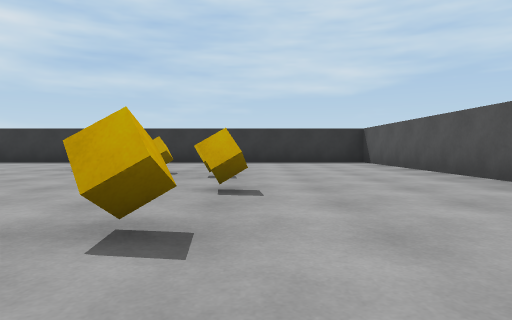
view 1 (above)

16 first-person views from a walk through a Unity game level. The camera is 0.62 m above the floor, tilts 2° down and sees 75° across. The floor is counted in squares, 2 m on a side. Each view is taken from the middle of a square. On the plan, view 1 faces up. The plan holds only what a view shows up to about 9 squares ahead; the rest is blank. The player character is not drawn. Surface patterns are stand-ins for the level's own textures.

view 2
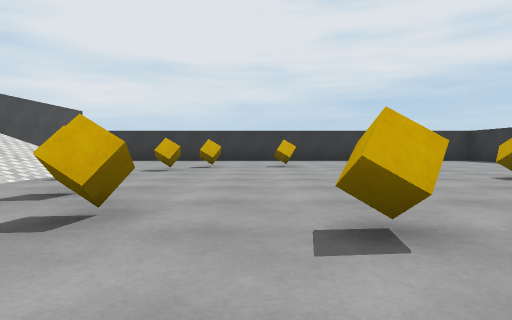

view 3
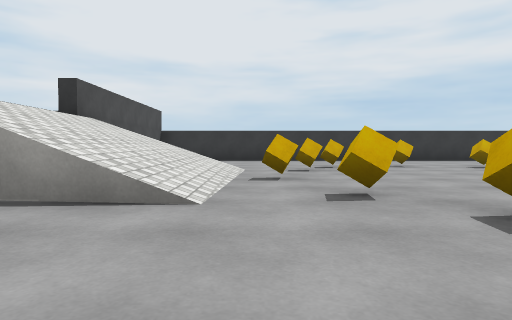

view 4
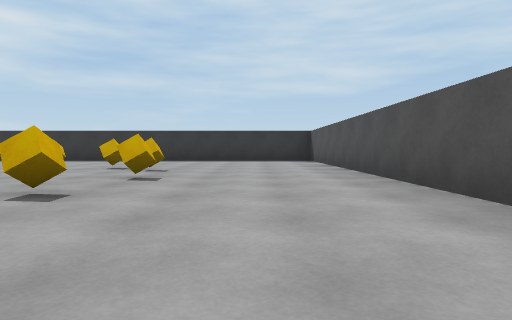

view 5
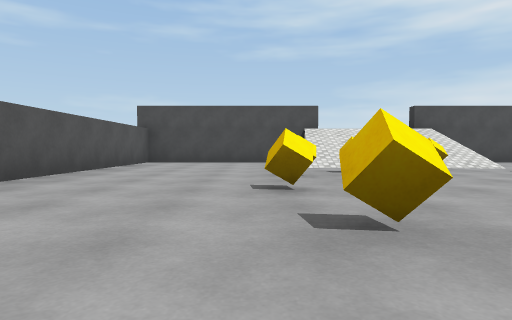

view 6
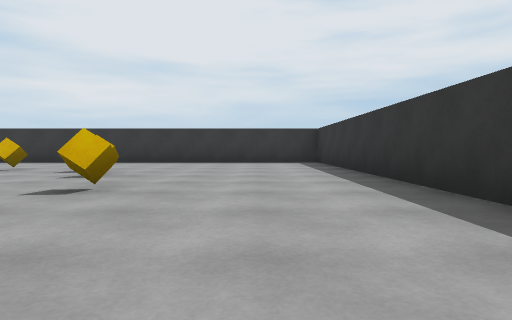

view 7
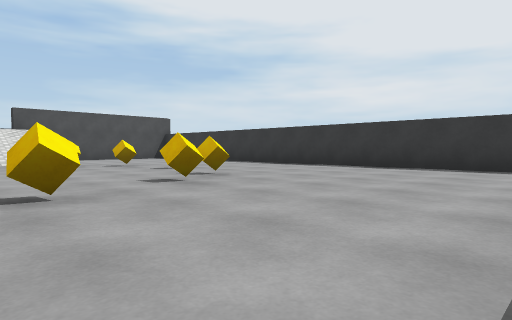

view 8
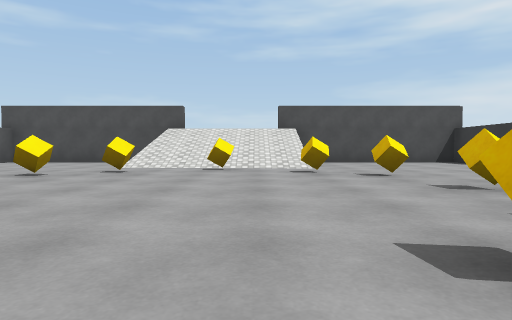

view 9
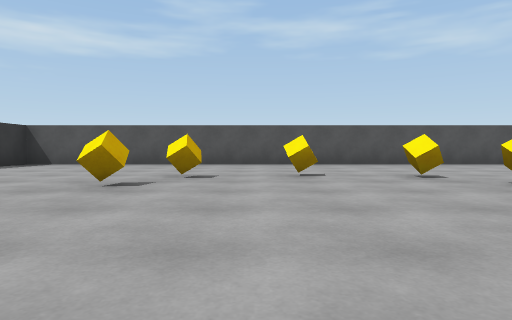

view 10
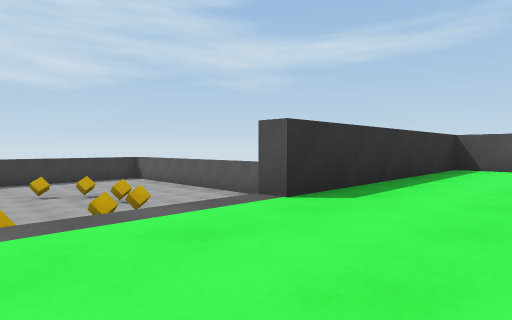

view 11
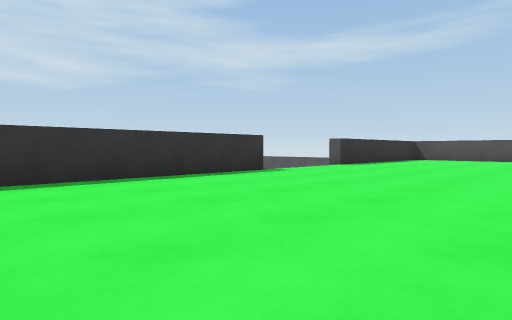

view 12
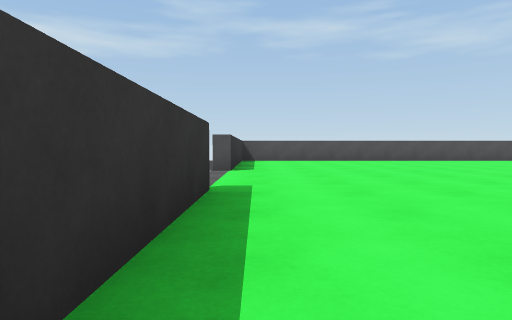

view 13
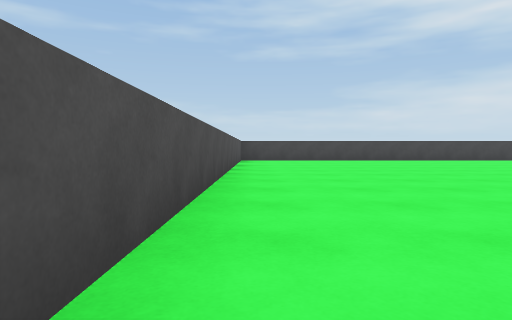

view 14
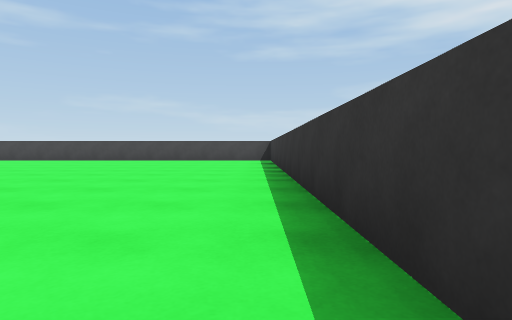

view 15
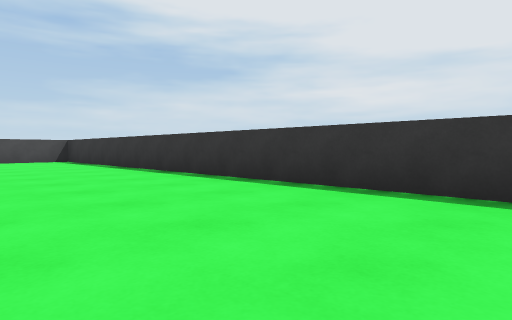

view 16
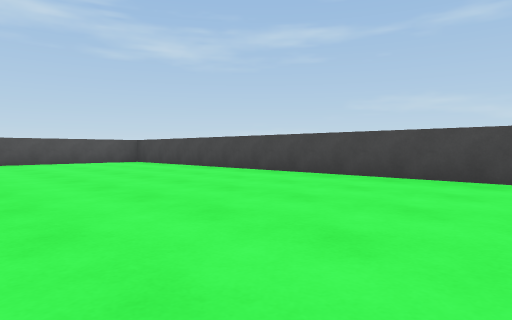

### Floor plan
Key: @ floor where view 1 was taken; # wall or solid block; . main floor; - floor 1.5 m lower than the main floor; / step, stairs or slope; C cube.
Columns run from 8 left of view 1 to 3 right of it. Each row starts with its distance up from view 1.
  8 ############
  7 #----------#
  6 #----------#
  5 #-----C----#
  4 #---C--CC--#
  3 #--C----C--#
  2 #----------#
  1 #---C--CC--#
  0 #-----C-@--#
 -1 #---////---#
 -2 #####//#####
 -3  ..........#
 -4 #..........#
 -5 #..........#
 -6 #..........#
 -7 #....  ....#
 -8 #....  ....#
 -9 #..........#
-10 #..........#
-11 #..........#
-12 #..........#
-13 ############

Where each view was taken, in squares from view 1:
view 1: 0 up, 0 right, facing up
view 2: 2 up, 1 right, facing left
view 3: 0 up, 1 right, facing left
view 4: 1 down, 1 right, facing up
view 5: 5 up, 0 right, facing down
view 6: 6 up, 0 right, facing left
view 7: 7 up, 2 left, facing down-left
view 8: 5 up, 3 left, facing down
view 9: 3 up, 4 left, facing right
view 10: 4 down, 3 left, facing up-right
view 11: 6 down, 7 left, facing up-right
view 12: 3 down, 6 left, facing right
view 13: 4 down, 2 right, facing down
view 14: 4 down, 7 left, facing down
view 15: 4 down, 5 left, facing down-left
view 16: 9 down, 5 left, facing down-right
